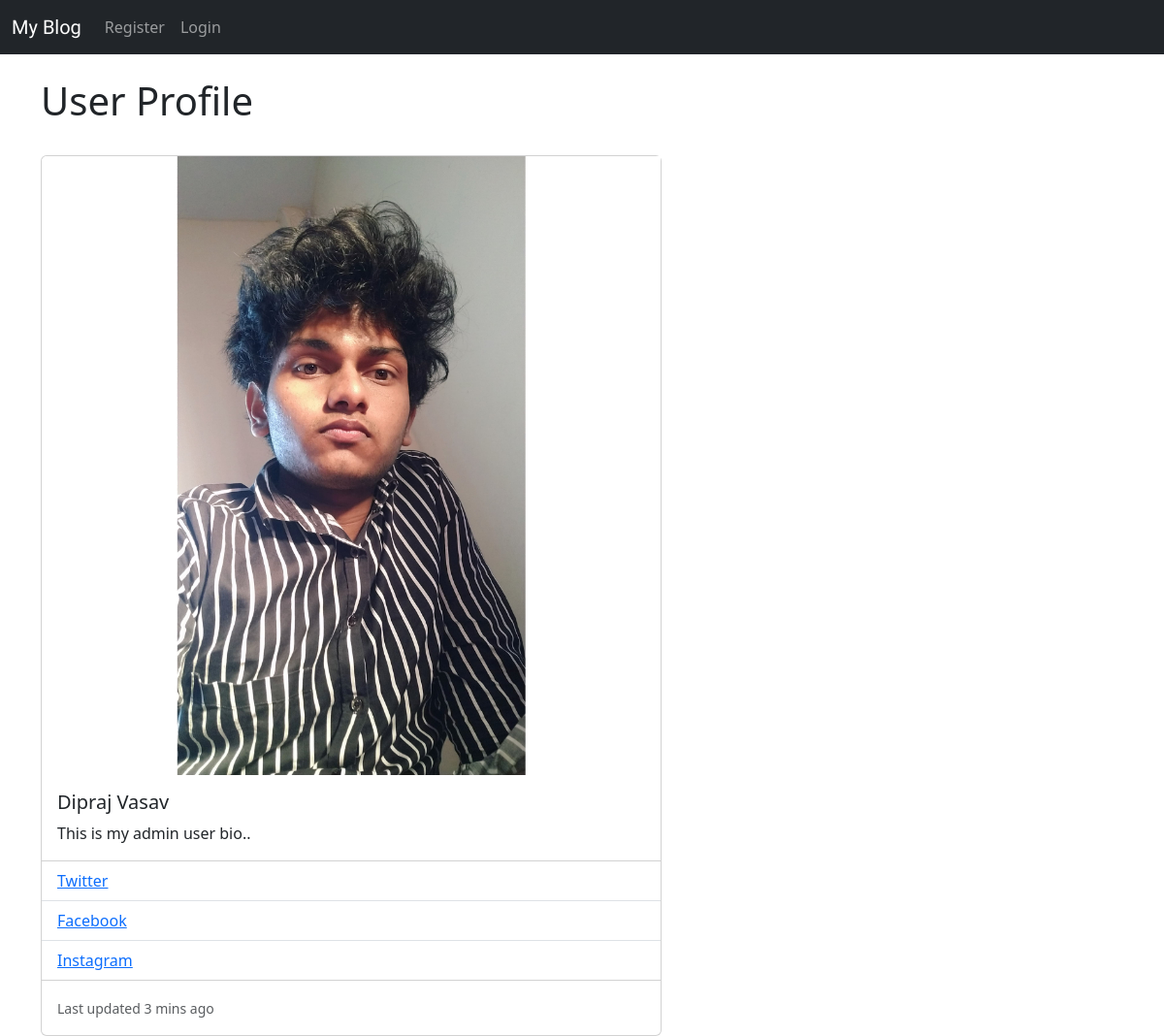
/members/1/profile/, run on the app's committed database.
### myblog/models.py (models this page shows, shortened)
class Profile(models.Model):
    user = models.OneToOneField(User,null=True,on_delete=models.CASCADE)
    bio = models.TextField()
    profile_pic = models.ImageField(null=True, blank=True,upload_to="images/profile/")
    facebook_url = models.CharField(max_length=255,null=True, blank=True)
    instagram_url = models.CharField(max_length=255,null=True, blank=True)
    twitter_url = models.CharField(max_length=255,null=True, blank=True)

### members/views.py (the view)
# urls.py: path('<int:pk>/profile/',ShowProfilePageView.as_view(),name='show_profile'),
class ShowProfilePageView(DetailView):
    model = Profile
    template_name = 'registration/user_profile.html'
    def get_context_data(self, *args,**kwargs):
        users = Profile.objects.all()
        context = super(ShowProfilePageView, self).get_context_data(*args,**kwargs)
        page_user = get_object_or_404(Profile,id = self.kwargs['pk'])
        context["page_user"] = page_user
        return context

### members/templates/registration/user_profile.html (shortened to what this page needs)
{% extends "base.html" %}
{%load static%}
{%block content%}
<br/>
<h1>User Profile</h1>
<br/>
<div class="card" style="width: 40rem;">
  {% if page_user.profile_pic%}
        <img src="{{page_user.profile_pic.url}}" class="img-fluid rounded-start" alt="...">
    {%else%}
        <img src="{% static "myblog/images/default.jpg" %}" class="img-fluid rounded-start" alt="...">
    {% endif %}
  <div class="card-body">
    <h5 class="card-title">{{page_user.user.first_name}}{{" "}}{{page_user.user.last_name}}</h5>
    <p class="card-text">{{page_user.bio}}</p>
  </div>
  <ul class="list-group list-group-flush">
    {%if page_user.twitter_url %}
    <li class="list-group-item"><a href="{{page_user.twitter_url}}">Twitter </a></li>
    {%else%}
    <li class="list-group-item">No Twitter</li>
    {%endif%}
    {% if page_user.facebook_url %}
    <li class="list-group-item"><a href="{{page_user.facebook_url}}"> Facebook </a></li>
    {%else%}
    <li class="list-group-item">No Facebook</li>
    {%endif%}
    {%if page_user.instagram_url%}
    <li class="list-group-item"><a href="{{page_user.instagram_url}}">Instagram </a></li>
    {%else%}
    <li class="list-group-item">No Instagram</li>
    {%endif%}
  </ul>
  <div class="card-body">
    <p class="card-text"><small class="text-body-secondary">Last updated 3 mins ago</small></p>
  </div>
</div>
{% endblock %}

### data on the page
Profile: profile_pic (picture), user.first_name "Dipraj", user.last_name "Vasav", bio "This is my admin user bio.."
